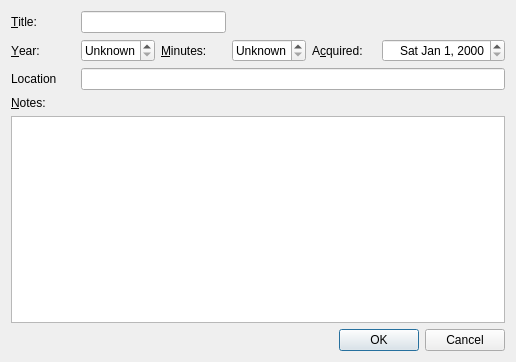
<?xml version="1.0" encoding="UTF-8"?>
<ui version="4.0">
 <class>AddEditMovieDlg</class>
 <widget class="QDialog" name="AddEditMovieDlg">
  <property name="geometry">
   <rect>
    <x>0</x>
    <y>0</y>
    <width>516</width>
    <height>362</height>
   </rect>
  </property>
  <property name="windowTitle">
   <string>My Movies - Add Movie</string>
  </property>
  <layout class="QGridLayout" name="gridLayout">
   <item row="0" column="0">
    <widget class="QLabel" name="label">
     <property name="text">
      <string>&amp;Title:</string>
     </property>
     <property name="buddy">
      <cstring>titleLineEdit</cstring>
     </property>
    </widget>
   </item>
   <item row="0" column="1" colspan="2">
    <widget class="QLineEdit" name="titleLineEdit"/>
   </item>
   <item row="1" column="0">
    <widget class="QLabel" name="label_2">
     <property name="text">
      <string>&amp;Year:</string>
     </property>
     <property name="buddy">
      <cstring>yearSpinBox</cstring>
     </property>
    </widget>
   </item>
   <item row="1" column="1">
    <widget class="QSpinBox" name="yearSpinBox">
     <property name="alignment">
      <set>Qt::AlignRight</set>
     </property>
     <property name="specialValueText">
      <string>Unknown</string>
     </property>
     <property name="minimum">
      <number>1890</number>
     </property>
     <property name="maximum">
      <number>2100</number>
     </property>
     <property name="value">
      <number>1890</number>
     </property>
    </widget>
   </item>
   <item row="1" column="2">
    <widget class="QLabel" name="label_3">
     <property name="text">
      <string>&amp;Minutes:</string>
     </property>
     <property name="buddy">
      <cstring>minutesSpinBox</cstring>
     </property>
    </widget>
   </item>
   <item row="1" column="3">
    <widget class="QSpinBox" name="minutesSpinBox">
     <property name="alignment">
      <set>Qt::AlignRight</set>
     </property>
     <property name="specialValueText">
      <string>Unknown</string>
     </property>
     <property name="maximum">
      <number>720</number>
     </property>
    </widget>
   </item>
   <item row="1" column="4">
    <widget class="QLabel" name="label_4">
     <property name="text">
      <string>A&amp;cquired:</string>
     </property>
     <property name="buddy">
      <cstring>acquiredDateEdit</cstring>
     </property>
    </widget>
   </item>
   <item row="1" column="5">
    <widget class="QDateEdit" name="acquiredDateEdit">
     <property name="alignment">
      <set>Qt::AlignRight</set>
     </property>
     <property name="displayFormat">
      <string>ddd MMM d, yyyy</string>
     </property>
    </widget>
   </item>
   <item row="2" column="0">
    <widget class="QLabel" name="label_6">
     <property name="text">
      <string>Location</string>
     </property>
    </widget>
   </item>
   <item row="2" column="1" colspan="5">
    <widget class="QLineEdit" name="location_edit"/>
   </item>
   <item row="3" column="0">
    <widget class="QLabel" name="label_5">
     <property name="text">
      <string>&amp;Notes:</string>
     </property>
     <property name="buddy">
      <cstring>notesTextEdit</cstring>
     </property>
    </widget>
   </item>
   <item row="4" column="0" colspan="6">
    <widget class="QTextEdit" name="notesTextEdit">
     <property name="tabChangesFocus">
      <bool>true</bool>
     </property>
     <property name="lineWrapMode">
      <enum>QTextEdit::NoWrap</enum>
     </property>
     <property name="acceptRichText">
      <bool>false</bool>
     </property>
    </widget>
   </item>
   <item row="5" column="4" colspan="2">
    <widget class="QDialogButtonBox" name="buttonBox">
     <property name="orientation">
      <enum>Qt::Horizontal</enum>
     </property>
     <property name="standardButtons">
      <set>QDialogButtonBox::Cancel|QDialogButtonBox::Ok</set>
     </property>
    </widget>
   </item>
  </layout>
 </widget>
 <tabstops>
  <tabstop>titleLineEdit</tabstop>
  <tabstop>yearSpinBox</tabstop>
  <tabstop>minutesSpinBox</tabstop>
  <tabstop>acquiredDateEdit</tabstop>
  <tabstop>location_edit</tabstop>
  <tabstop>notesTextEdit</tabstop>
  <tabstop>buttonBox</tabstop>
 </tabstops>
 <resources/>
 <connections>
  <connection>
   <sender>buttonBox</sender>
   <signal>accepted()</signal>
   <receiver>AddEditMovieDlg</receiver>
   <slot>accept()</slot>
   <hints>
    <hint type="sourcelabel">
     <x>329</x>
     <y>308</y>
    </hint>
    <hint type="destinationlabel">
     <x>230</x>
     <y>304</y>
    </hint>
   </hints>
  </connection>
  <connection>
   <sender>buttonBox</sender>
   <signal>rejected()</signal>
   <receiver>AddEditMovieDlg</receiver>
   <slot>reject()</slot>
   <hints>
    <hint type="sourcelabel">
     <x>419</x>
     <y>310</y>
    </hint>
    <hint type="destinationlabel">
     <x>130</x>
     <y>297</y>
    </hint>
   </hints>
  </connection>
 </connections>
</ui>
